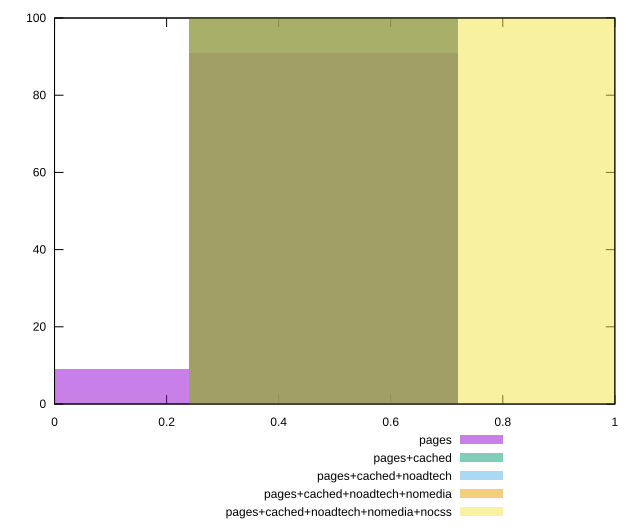

Reproduce this figure in gnuplot.
reset

$pages <<EOF
0.4802340457908294 91
0 9
EOF

$pagesCached <<EOF
0.4802340457908294 100
EOF

$pagesCachedNoadtech <<EOF
0.4802340457908294 100
EOF

$pagesCachedNoadtechNomedia <<EOF
0.4802340457908294 100
EOF

$pagesCachedNoadtechNomediaNocss <<EOF
0.9604680915816588 100
EOF

set key outside below
set boxwidth 0.4802340457908294
set xrange [0:1]
set yrange [0:100]
set trange [0:100]
set style fill transparent solid 0.5 noborder
set terminal svg size 640, 530 enhanced background rgb 'white'
set output "report_00021_2021-02-20T09:16:39.615Z/render-blocking-resources/comparison/histogram/all_score.svg"

plot $pages title "pages" with boxes, \
     $pagesCached title "pages+cached" with boxes, \
     $pagesCachedNoadtech title "pages+cached+noadtech" with boxes, \
     $pagesCachedNoadtechNomedia title "pages+cached+noadtech+nomedia" with boxes, \
     $pagesCachedNoadtechNomediaNocss title "pages+cached+noadtech+nomedia+nocss" with boxes

reset
